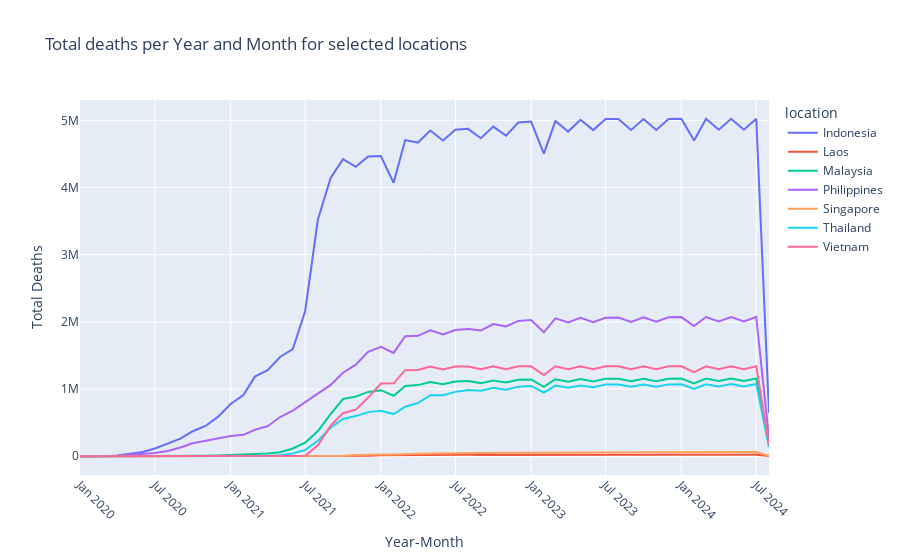

The notebook cell this image was saved under:
### Markdown cell above
### Total Deaths

### Code cell
tlabel="Total deaths per Year and Month for selected locations"
xcol='YearMonth'
xlabel='Year-Month'
ycol = 'TotalDeaths'
ylabel ='Total Deaths'
line_col = "location"
line_selc = ["Indonesia", "Singapore", "Malaysia","Thailand","Philippines","Vietnam","Laos",]
style="plotly"

plots.periodic_month(df=df,
                xcol=xcol,
                xlabel=xlabel,
                ycol=ycol,
                ylabel=ylabel,
                tlabel=tlabel,
                style=style,
                line_col=line_col,
                line_selc=line_selc)
